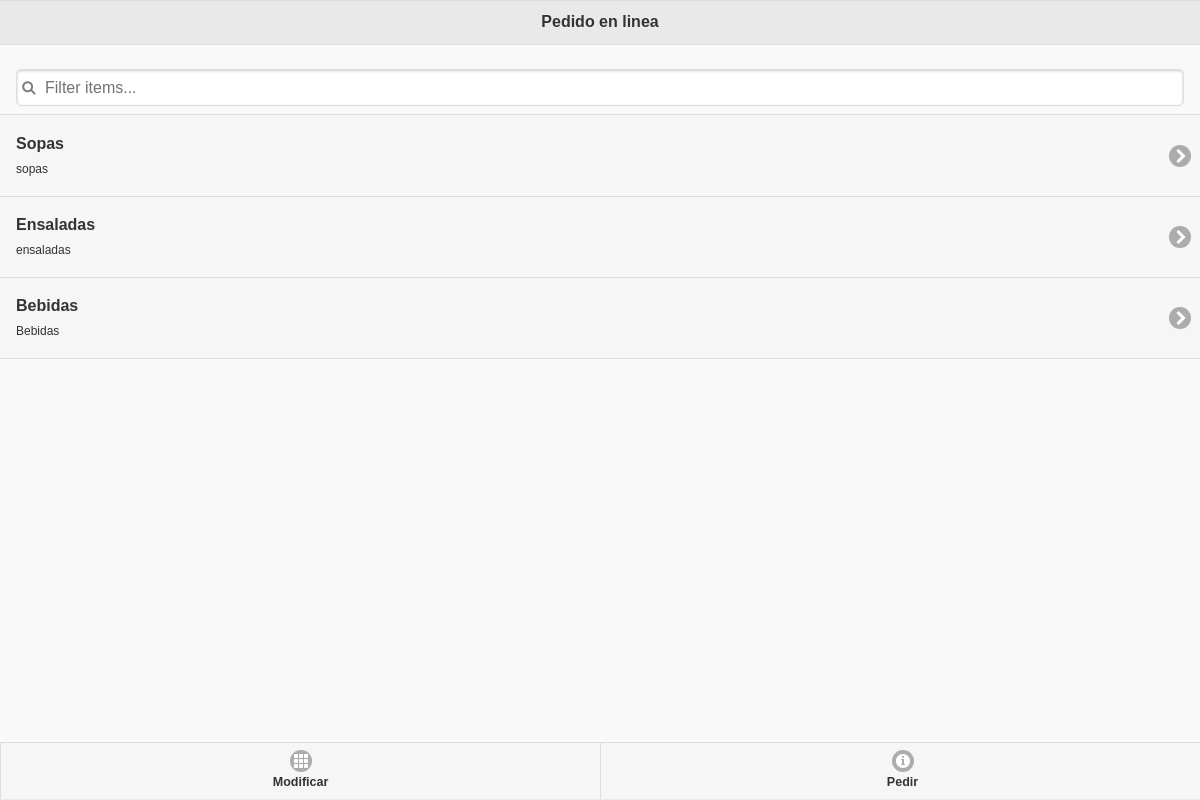
/ventas/mobile/ (signed in), run on an earlier commit of the app's database.
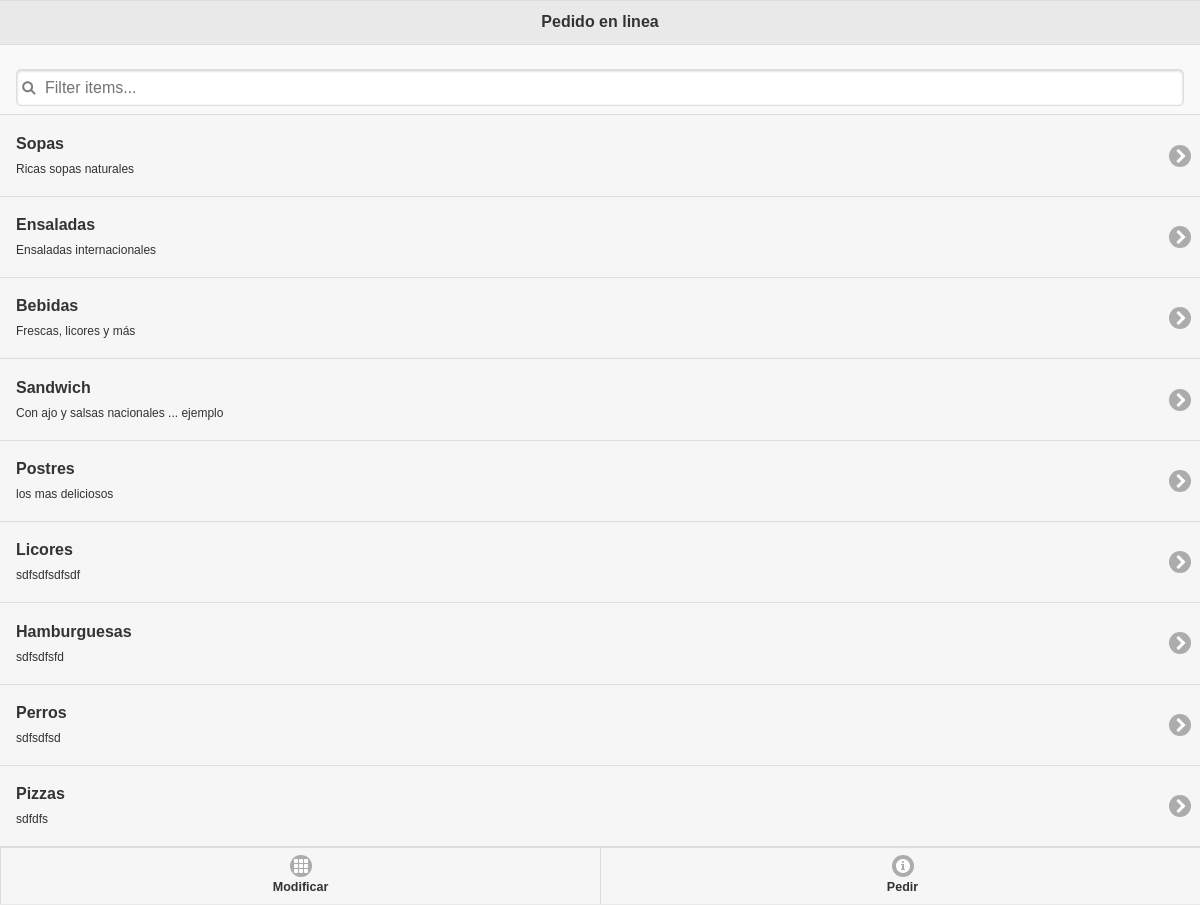
And on a later commit of the database.
### gestion/models.py (models this page shows, shortened)
class ValorTipo(models.Model):
	nombre = models.CharField(max_length=500)
	descripcion = models.CharField(max_length=3000)
	padre = models.ForeignKey('self',blank=True, null=True,)
	activo = models.BooleanField(default=True)
	class Meta:
		verbose_name = u'Marcas, Categorias, Tipos de pago'
		verbose_name_plural = u'Marcas, Categorias, Tipos de pago'

### ventas/views.py (the view)
@login_required
def venta_mobile(request):
	list_categories=ValorTipo.objects.filter(padre=1)
	context = {'message':'ok','list_categories':list_categories}
	return render(request, 'mobile/venta.html',context)

### ventas/templates/mobile/venta.html (shortened to what this page needs)
{% extends "mobile_layout.html" %}
{% block content %}
<div data-role="page" id="photos">
	<header data-role="header">
		<h1>Pedido en linea</h1>
	</header>
	<article data-role="content">
		<ul data-role="listview"  data-filter="true">
		{% if list_categories %}
    		{% for categoria in list_categories %}
			<li>
				<a href="#dog">
				<h1>{{categoria.nombre}}</h1>
				<p>{{categoria.descripcion}}</p>
				</a>
			</li>
		    {% endfor %}
		{% endif %}
		</ul>
	</article>
	<footer data-role="footer" data-position="fixed">
		<nav data-role="navbar">
			<ul>
				<li><a href="Photos" data-icon="grid">Modificar</a></li>
				<li><a href="Info" data-icon="info">Pedir</a></li>
			</ul>
		</nav>
	</footer>
</div>
{% endblock %}

### ipos/templates/mobile_layout.html (shortened to what this page needs)
<!DOCTYPE HTML>
<HTML>
<head>
{% load staticfiles %}
    <link href="{% static "css/plugins/jquery-mobile-1.4.4/jquery.mobile.structure-1.4.4.min.css" %}" rel="stylesheet"/>
    <link href="{% static "css/plugins/jquery-mobile-1.4.4/jquery.mobile-1.4.4.min.css" %}" rel="stylesheet"/>
</head>
<body>
{% block content %}
{% endblock %}
</body>
</HTML>

What changed in the data, as far as the page shows it:
changed ValorTipo "Sopas": descripcion "sopas" → "Ricas sopas naturales"
changed ValorTipo "Ensaladas": descripcion "ensaladas" → "Ensaladas internacionales"
changed ValorTipo "Bebidas": descripcion "Bebidas" → "Frescas, licores y más"
added ValorTipo: nombre "Sandwich", descripcion "Con ajo y salsas nacionales ... ejemplo"
added ValorTipo: nombre "Postres", descripcion "los mas deliciosos"
added ValorTipo: nombre "Licores", descripcion "sdfsdfsdfsdf"
added ValorTipo: nombre "Hamburguesas", descripcion "sdfsdfsfd"
added ValorTipo: nombre "Perros", descripcion "sdfsdfsd"
added ValorTipo: nombre "Pizzas", descripcion "sdfdfs"
